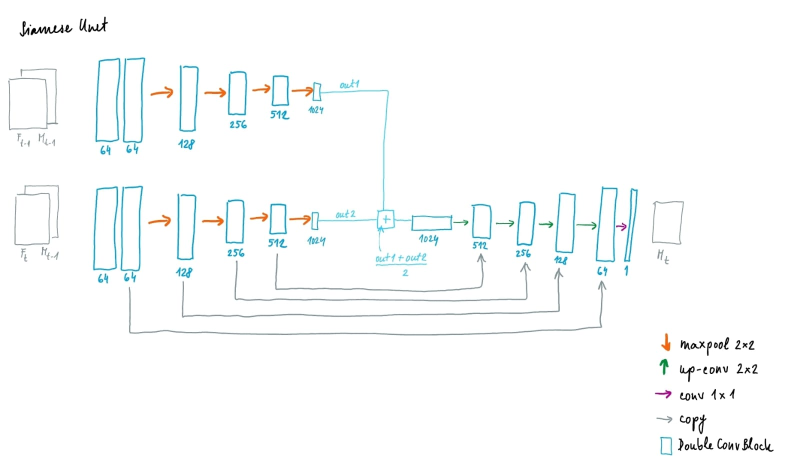
#> input picture model/unet_siamese.jpg, 1600 x 947 px (shown at 1/2 size)
$ python resize_images.py ../model
#> lines starting #> are read from the running program, lines starting #| are printed output that depends on the picture
import sys
from PIL import Image
import os

def resize_images(directory, target_size=(256, 256)):
    """
    Resize all jpg and png images in the given directory and its subdirectories to the target size and replace the original images.

    Args:
    - directory (str): The directory containing the images.
    - target_size (tuple): The target size for the images. Default is (128, 128).
    """
#> called with directory = '../model', target_size = (256, 256)
    for root, dirs, files in os.walk(directory):
        for file in files:
            if file.lower().endswith((".jpg", ".jpeg", ".png")):
                try:
                    image_path = os.path.join(root, file)
                    with Image.open(image_path) as img:
#> img is the input picture: PIL image 1600x947 RGB; mean R, G, B 249.8, 251.6, 251.7
                        img_resized = img.resize(target_size, Image.Resampling.LANCZOS)
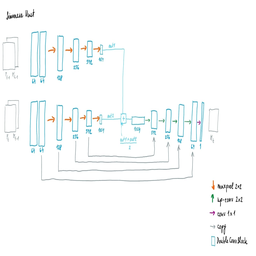
#> img_resized: PIL image 256x256 RGB; mean R, G, B 249.4, 251.2, 251.4
                        # Overwrite the original image with the resized one
                        img_resized.save(image_path)
                        print(f"Resized {image_path} to {target_size} and replaced the original image.")
                except Exception as e:
                    print(f"Error processing {image_path}: {e}")

if __name__ == "__main__":
    # Check if directory path is provided as command line argument
    if len(sys.argv) != 2:
        print("Usage: python script.py <directory_path>")
        sys.exit(1)

    directory_path = sys.argv[1]
    if not os.path.isdir(directory_path):
        print("Invalid directory path provided.")
        sys.exit(1)

    resize_images(directory_path)
